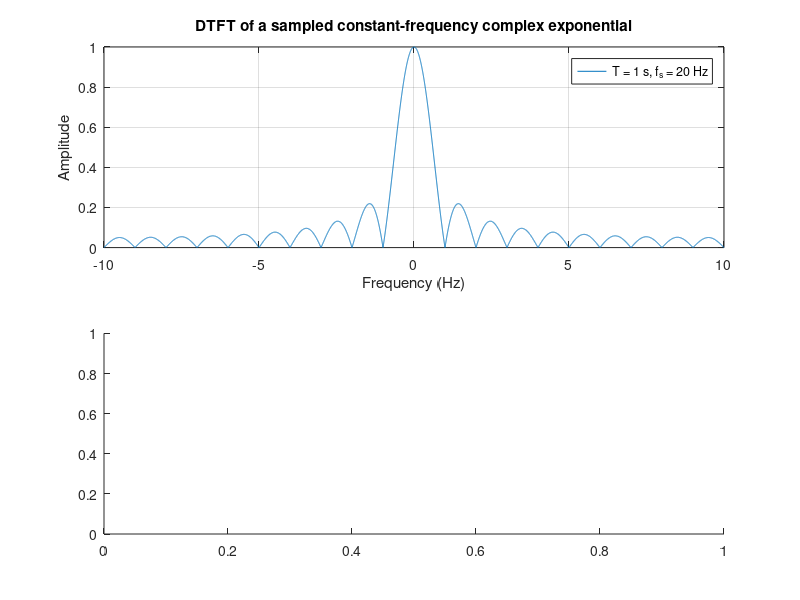

Recreate this plot in MATLAB. (Note: this script raises an error after producing the figure.)
clear; clc; close all;
%%
f0 = 0;

N = 20;
tw = [1 2];
fs = N./tw;

for n = 1:length(tw)
fLimit = 0.5;
f = linspace(-fLimit,fLimit,10000*n+1);

X = zeros(length(f),1);

for i = 1:length(f)
    if sin(pi*(f(i)-f0)) == 0
        X(i) = N;
    else
        X(i) = abs( sin(N*pi*(f(i)-f0))/sin(pi*(f(i)-f0)) );
    end
end
X = X/N;

F = f*fs(n);

figure(1)
subplot(2,1,1)
plot(F, X, 'DisplayName',['T = ',num2str(tw(n)),' s, f_s = ', num2str(fs(n)),' Hz']);
xlabel('Frequency (Hz)')
ylabel('Amplitude')
title('DTFT of a sampled constant-frequency complex exponential')
grid on
hold on
legend

subplot(2,1,2)
plot(F, db(X/max(X)), 'DisplayName',['T = ',num2str(tw(n)),' s, f_s = ', num2str(fs(n)),' Hz']);
% asinc function  first sidelobe peak 
hline(-13.19, 'r:')
text(-fLimit,-13.19 + 1.5,'-13.19 dB', 'Color', 'red')
ylim([-40 0])
xlabel('Frequency (Hz)')
ylabel('Amplitude (dB)')
title('DTFT of a sampled constant-frequency complex exponential')
grid on
hold on
legend
end